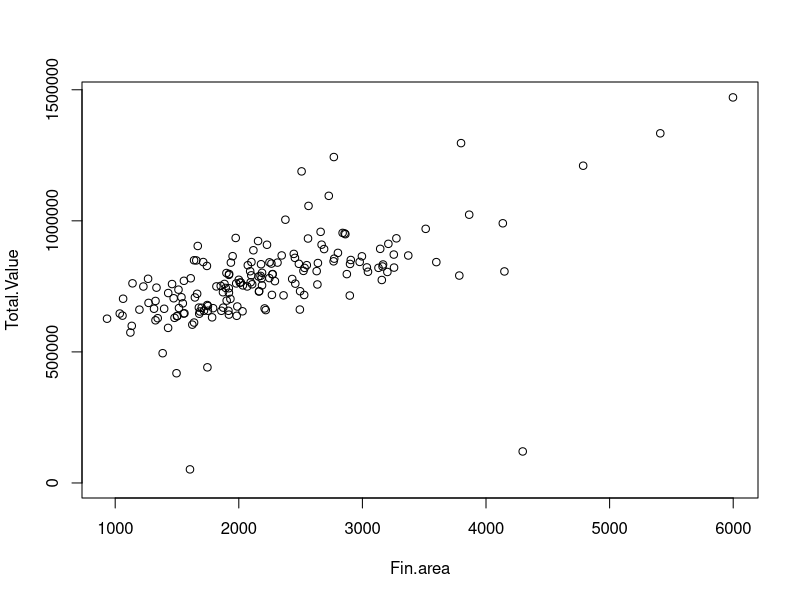
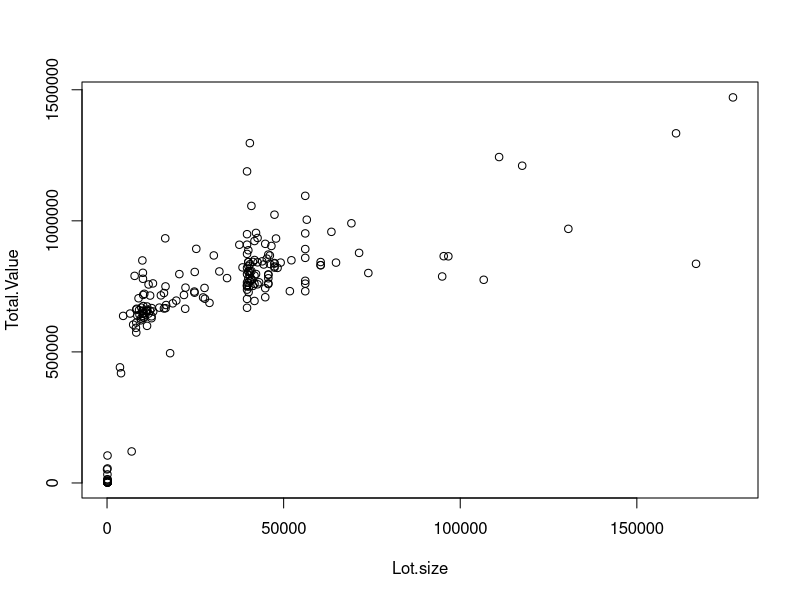
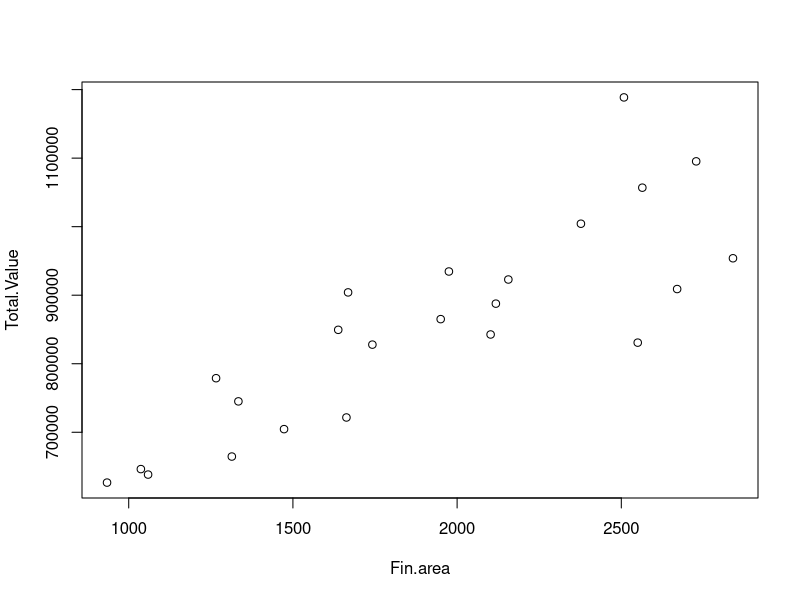
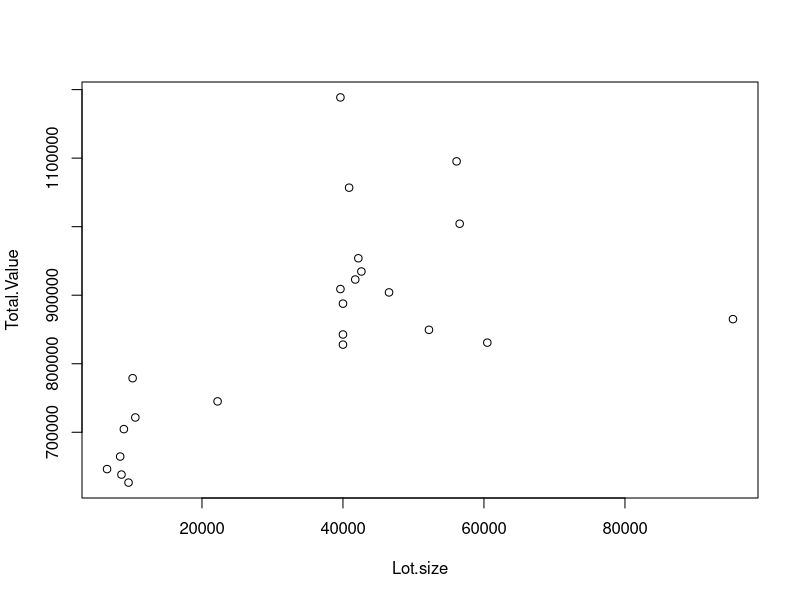
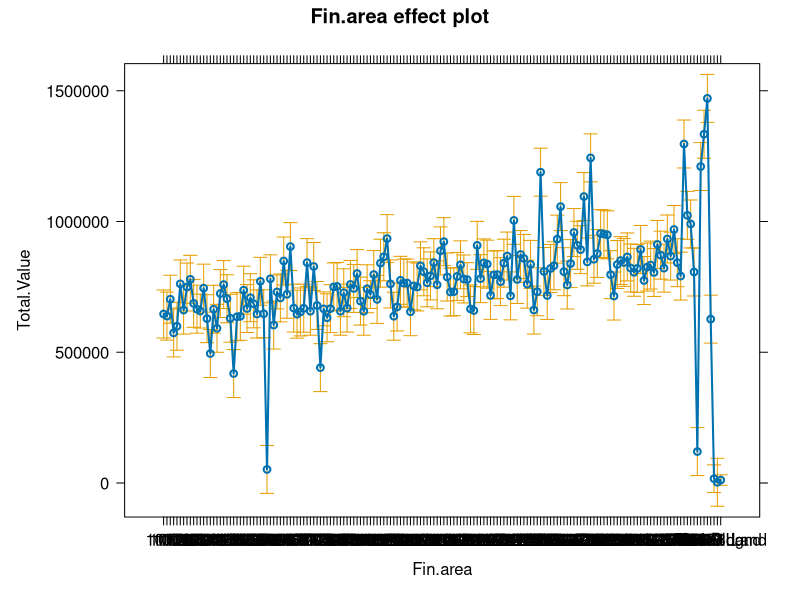
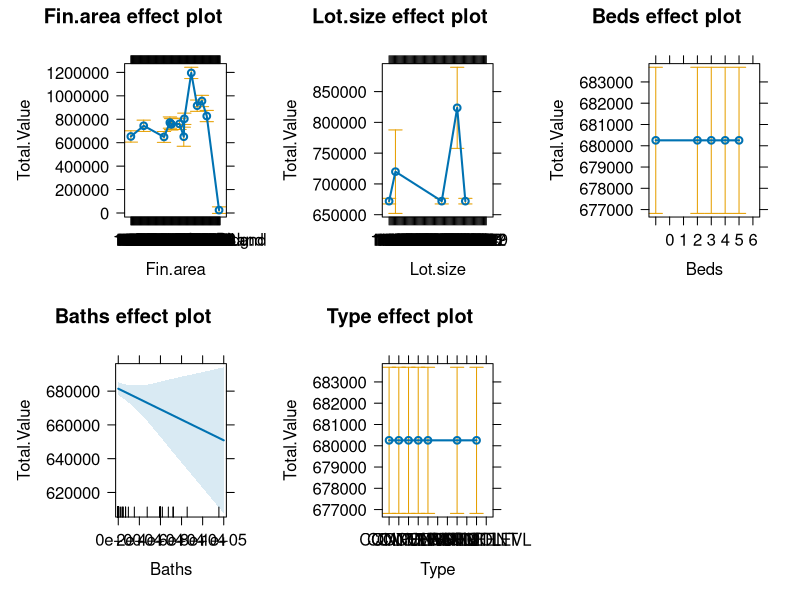

R code for these plots, in order: (Note: this script raises an error after producing the figures.)
# Real Estate analysis
# 15-Sep-2024

 # SETUP ####
# load packages
library(lubridate)
library(readxl)
library(ggplot2)
library(tidyr)
library(effects)
library(dplyr)
library(zoo) # rollmean
 
 
# Import Data
D <- read.csv("all2000_20230127.csv")
D$Total.Value <- as.numeric(gsub("[$,]", "", D$Total.Value))
D <- D[!is.na(D$Fin.area), ]
D <- D[!is.na(D$Total.Value), ]

# Separate types
Ra <- D[D$Type=='RANCH', ]
Cp <- D[D$Type=='CAPE', ]
Co <- D[D$Type=='COLONIAL', ]
Sl <- D[D$Type=='SPLIT LEVL', ]

plot(Total.Value ~ Fin.area, data=D)
plot(Total.Value ~ Lot.size, data=D)
plot(Total.Value ~ Fin.area, data=Ra)
plot(Total.Value ~ Lot.size, data=Ra)

######### All
lm_faD <- lm(Total.Value ~ Fin.area, data=D)
summary(lm_faD)
plot(allEffects(lm_faD))

glm_faD <- glm(Total.Value ~ Fin.area + Lot.size + Beds + Baths + Type, family=gaussian, data=D)
summary(glm_faD)
plot(allEffects(glm_faD))

#newdata=data.frame(nickel=c(80, 90, 99, 100, 101, 110))
#predict(glm_nickel, newdata, type="response") # odds of getting migraine given levels of nickel intake (ug)

######### Ranch
lm_faRa <- lm(Total.Value ~ Fin.area, data=Ra)
summary(lm_faRa)
plot(allEffects(lm_faRa))

plot(Total.Value ~ Fin.area, data=Ra)
abline(lm_faRa)


glm_Ra <- glm(Total.Value ~ Fin.area + Lot.size + Beds + Baths, family=gaussian, data=Ra)
summary(glm_Ra)
plot(allEffects(glm_Ra))

new_fa=data.frame(Fin.area=c(0, 5000))
new_Ra=predict(lm_faRa, new_fa, type="response")

######### Cape
lm_faCp <- lm(Total.Value ~ Fin.area, data=Cp)
summary(lm_faCp)
plot(allEffects(lm_faCp))

glm_Cp <- glm(Total.Value ~ Fin.area + Lot.size + Beds + Baths, family=gaussian, data=Cp)
summary(glm_Cp)
plot(allEffects(glm_Cp))

######### Colonial
lm_faCo <- lm(Total.Value ~ Fin.area, data=Co)
summary(lm_faCo)
plot(allEffects(lm_faCo))

glm_Co <- glm(Total.Value ~ Fin.area + Lot.size + Beds + Baths, family=gaussian, data=Co)
summary(glm_Co)
plot(allEffects(glm_Co))

######### Split Level
lm_faSl <- lm(Total.Value ~ Fin.area, data=Sl)
summary(lm_faSl)
plot(allEffects(lm_faSl))

glm_Sl <- glm(Total.Value ~ Fin.area + Lot.size + Beds + Baths, family=gaussian, data=Sl)
summary(glm_Sl)
plot(allEffects(glm_Sl))

#############Summarize

# Create an empty plot
plot(Ra$Fin.area, Ra$Total.Value, type="n", xlim=c(500, 5500), ylim=c(200000, 1200000), 
     xlab="Finished Area, sqft", ylab="Total Assesed Value, $", main="Wenham Neighborhood 2000")
lines(Ra$Fin.area, Ra$Total.Value, type="p", pch=1, col="red")
abline(lm_faRa, col="red")
lines(Cp$Fin.area, Cp$Total.Value, type="p", pch=2, col="blue")
abline(lm_faCp, col="blue")
lines(Co$Fin.area, Co$Total.Value, type="p", pch=3, col="green")
abline(lm_faCo, col="green")
lines(Sl$Fin.area, Sl$Total.Value, type="p", pch="S", col="black")
abline(lm_faSl, col="black")
legend("topleft", legend=c("Ranche", "Cape", "Colonial", "Split Level"), col=c("red", "blue", "green", "black"), lty=1)
